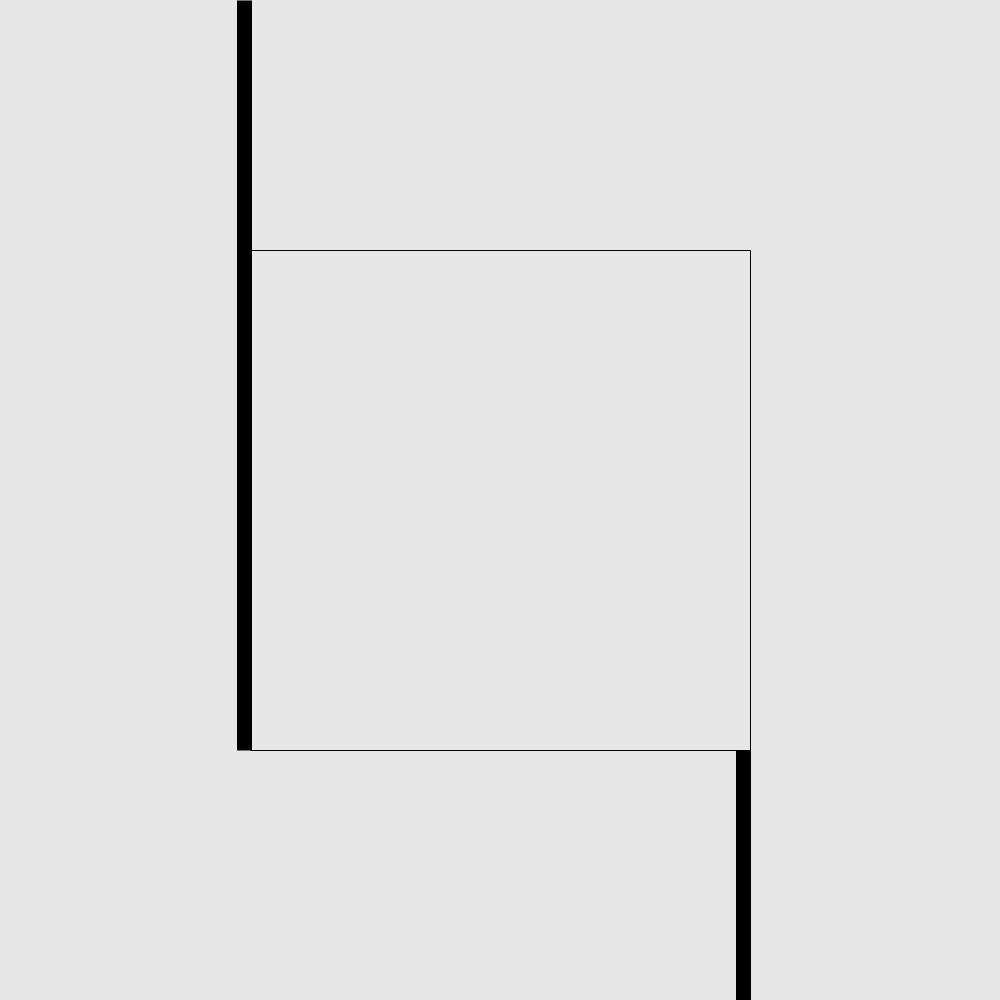
Frame 1 (no input)
Frame 60 (the mouse pressed at the canvas centre just before this capture): identical to frame 1, image omitted
Frame 120 (the mouse held since frame 60 and released just before this capture): identical to frame 1, image omitted

The Processing sketch that drew this single still picture (run headless with seeded random() and noise(); from frame 60 on, the mouse is pressed at the canvas centre):

// Processing sketch: davidSketch_240129a_lineArt
// ── davidSketch_240129a_lineArt.pde
/*inspired by Gottfried Honegger
Gottfried Honegger - Tableau relief/Komposition Z.972 Year 1988 https://www.wikiart.org/en/gottfried-honegger/komposition-z-972-1988
*/
//function that runs at start 
void setup(){
  //set window size to 1000,1000 and the stroke cap to square
  size(1000,1000);
  strokeCap(SQUARE);
}
//function that runs every frame
void draw(){
 //set background to the color 231
 background(231);
 //set stroke weight to (1)
 strokeWeight(1);
 //put lines at the corrdinates to make an unfinised square
 line(250,250,750,250);
 line(750,750,750,250);
 line(250,750,750,750);
 //set stroke weight to (15)
 strokeWeight(15);
 //put 2 lines, 1 that completes the square but goes pass it and keep going up and another one that goes down on the bottom of the other side of the unfinished square
 line(244,750.5,244,0);
 line(743.5,1000,743.5,750);
}
  //function that runs when mouse is pressed on window
void mousePressed() {
  //save the screen as a png file
  save("InspiredArt.png");
}
